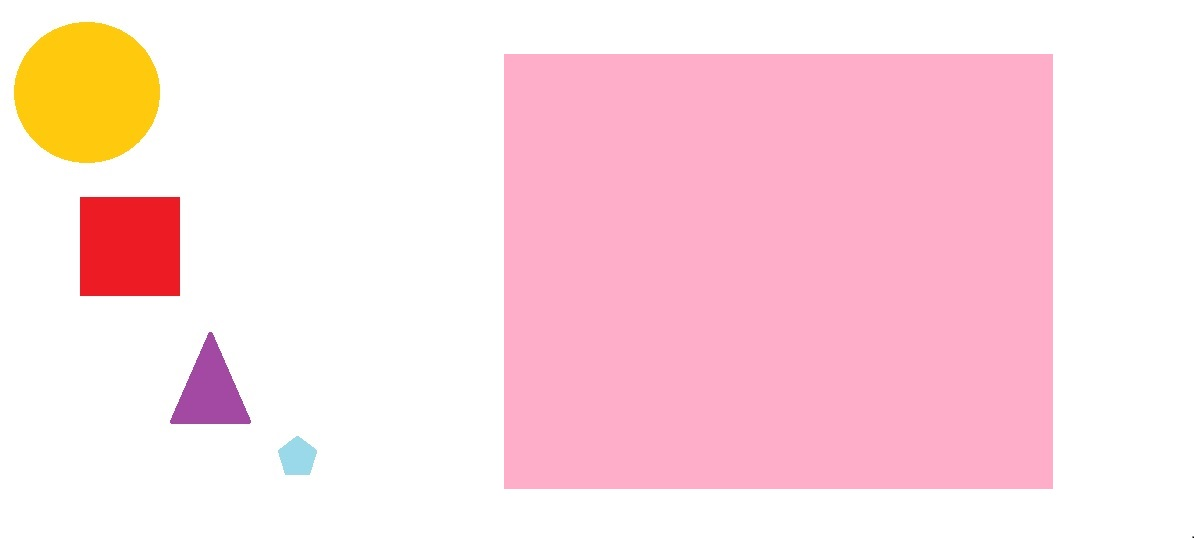
#> input picture files/images/cont.jpg, 1195 x 538 px
$ python 16_sort_contour.py   (older library calls are emulated)
#> lines starting #> are read from the running program, lines starting #| are printed output that depends on the picture; after the words box and inside, x2 and y2 are one past the last pixel; in counts of white or black regions, pixels touching at a corner belong together
import cv2
import numpy as np

image=cv2.imread('images/cont.jpg')
#> image is the input picture: shape (538, 1195, 3); mean B, G, R 224.8, 218.8, 253.4
cv2.imshow('original',image)
cv2.waitKey()

height,width=image.shape[:2]
#> height = 538; width = 1195

blank_image=np.zeros( (height,width , 3) )

original_image=image

gray=cv2.cvtColor(image,cv2.COLOR_BGR2GRAY)
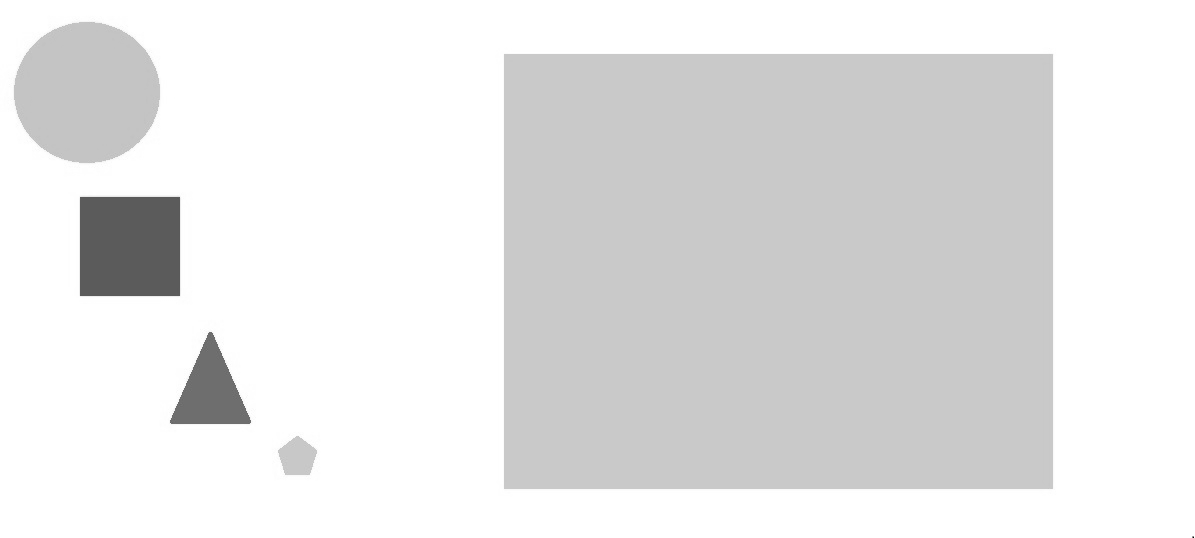
#> gray: shape (538, 1195); min 0, max 255, mean 229.9

edged=cv2.Canny(gray,50,200)
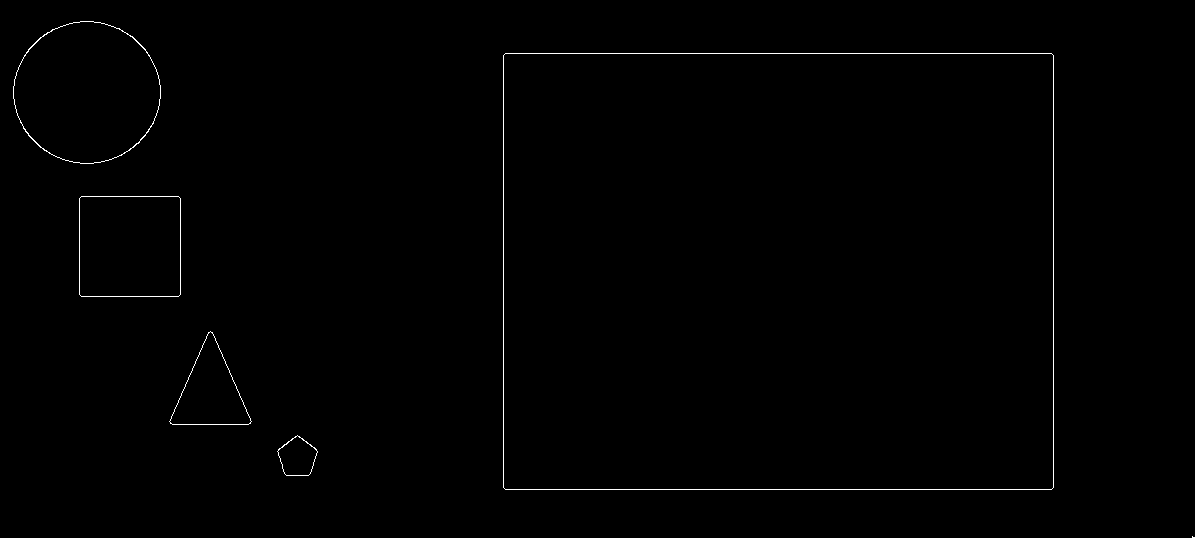
#> edged: shape (538, 1195); 0.51% white in thin lines or dots
cv2.imshow('canny edges',edged)
cv2.waitKey()

_,contours,_=cv2.findContours(edged,cv2.RETR_EXTERNAL,cv2.CHAIN_APPROX_SIMPLE)
#> contours = 6 contours, 1 with area under 20; largest, box (x1, y1, x2, y2) and area: (503, 53, 1054, 490) 239792, (13, 21, 161, 164) 16256, (79, 196, 181, 297) 10092, (169, 331, 252, 425) 4038, (277, 435, 318, 476) 1119
print('no of contours found ' + str(len(contours)) )
#| no of contours found 6

cv2.drawContours(blank_image,contours,-1,(0,255,0),3)
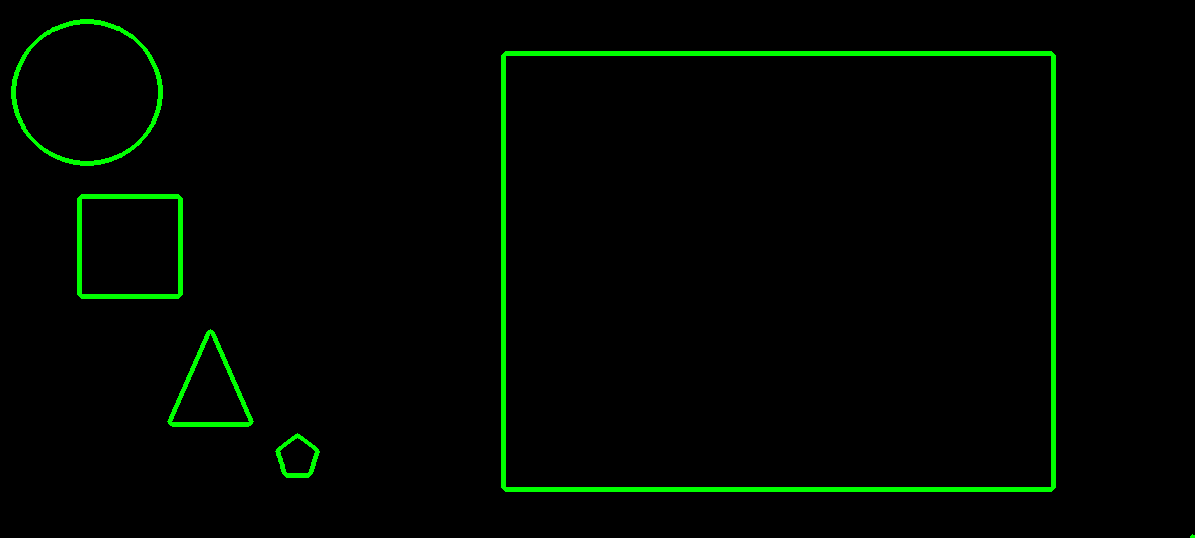
#> blank_image: shape (538, 1195, 3) float64; mean of channels 0, 1, 2 0, 6.2, 0; drawn as B, G, R
cv2.imshow('all contours over black bg',blank_image)
cv2.waitKey()

cv2.drawContours(image,contours,-1,(0,255,0),3)
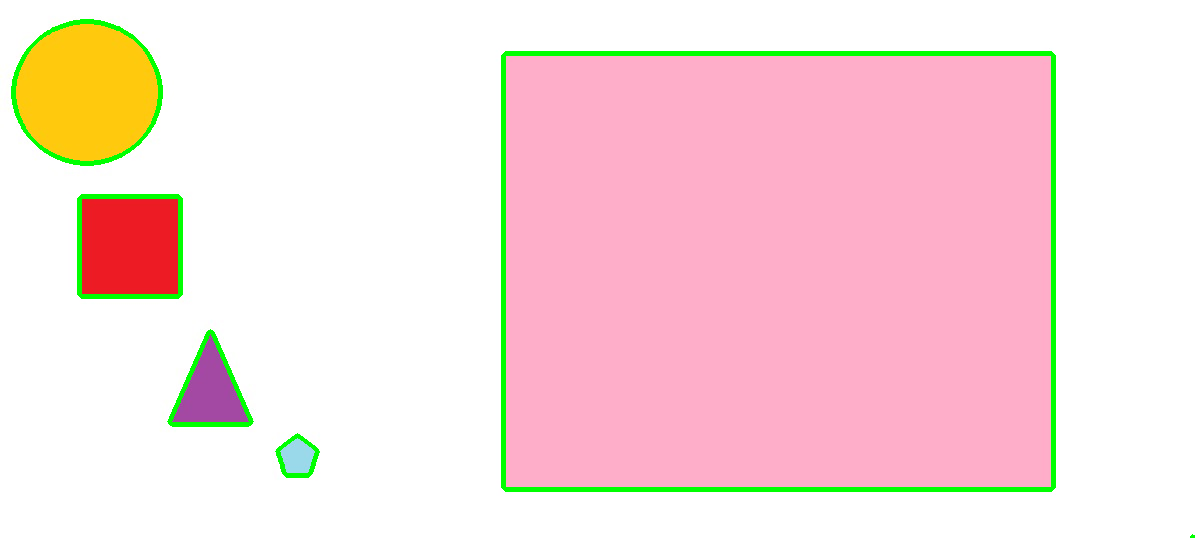
#> image: shape (538, 1195, 3); 2.45% of pixels changed, all inside (x1, y1, x2, y2) = (11, 19, 1195, 538)
cv2.imshow('all contours over original bg',image)
cv2.waitKey()

sorted_contours=sorted(contours,key=cv2.contourArea,reverse=True)
#> sorted_contours has the same summary as contours

for c in sorted_contours:
    cv2.drawContours(original_image,[c],-1,(255,0,0),3)
    cv2.waitKey()
    cv2.imshow('contours by size',original_image)
#> this loop made 6 passes
#> c on pass 6: [[1192, 536], [1192, 537], [1194, 537], [1193, 537]]
#> pass 1, `cv2.imshow('contours by size',original_image)`:
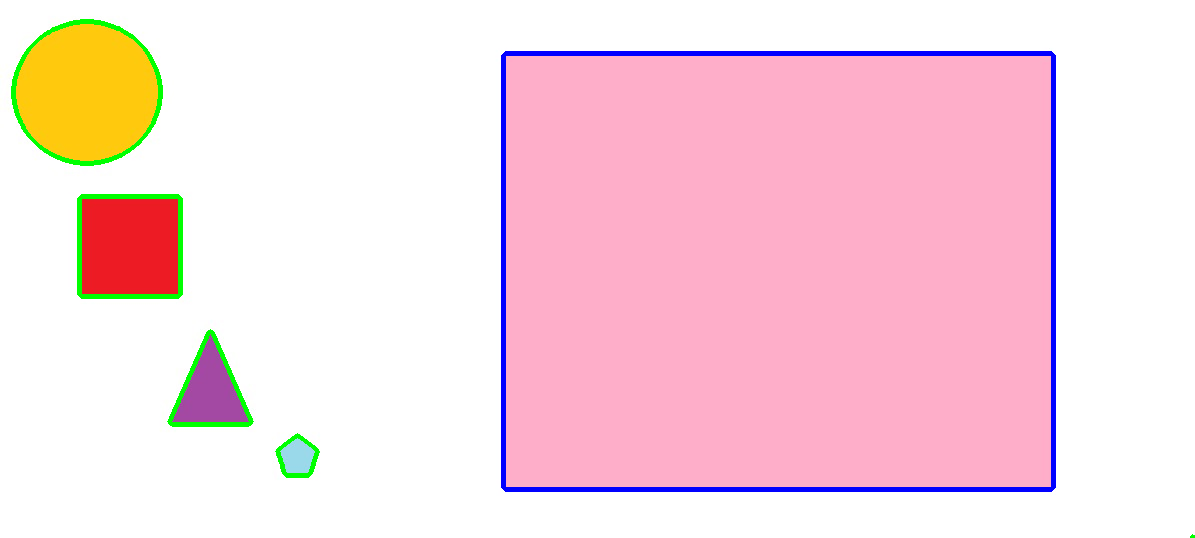
#> window 'contours by size': shape (538, 1195, 3); mean B, G, R 223.6, 216, 247.5
#> pass 2, `cv2.imshow('contours by size',original_image)`:
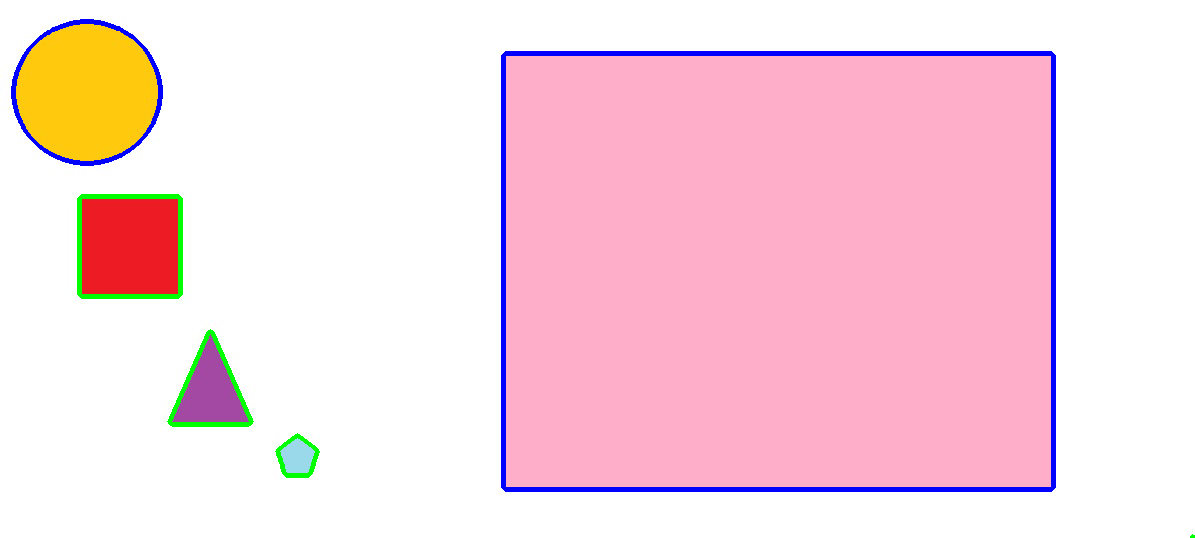
#> window 'contours by size': shape (538, 1195, 3); mean B, G, R 224.4, 215.2, 247.5
#> after the loop:
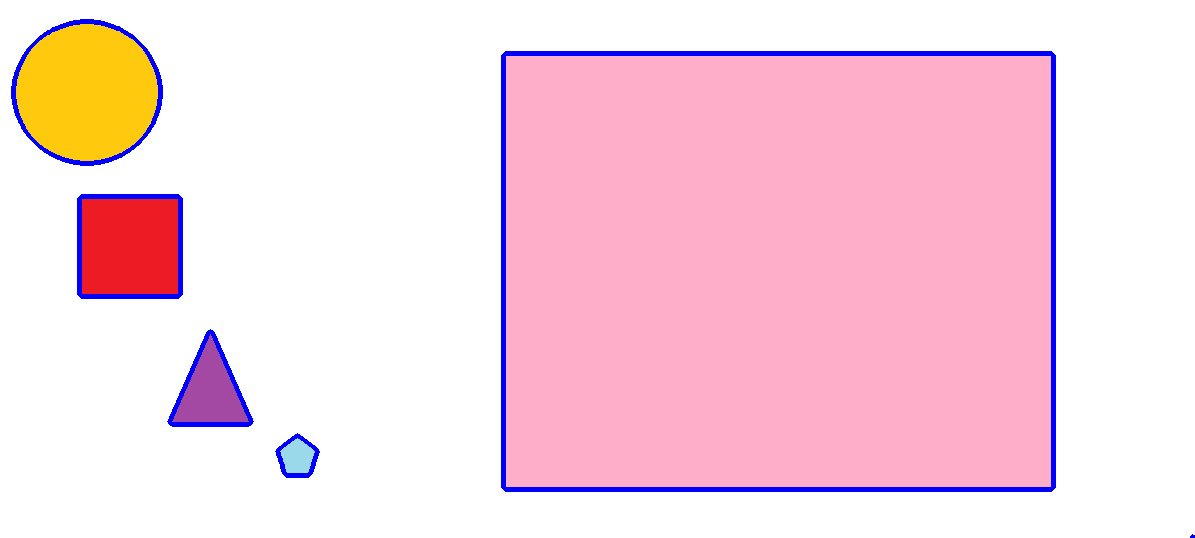
#> original_image: shape (538, 1195, 3); 2.45% of pixels changed, all inside (x1, y1, x2, y2) = (11, 19, 1195, 538)

cv2.waitKey()
cv2.destroyAllWindows()

$ run again, with files/images/blobs.jpg copied over files/images/cont.jpg
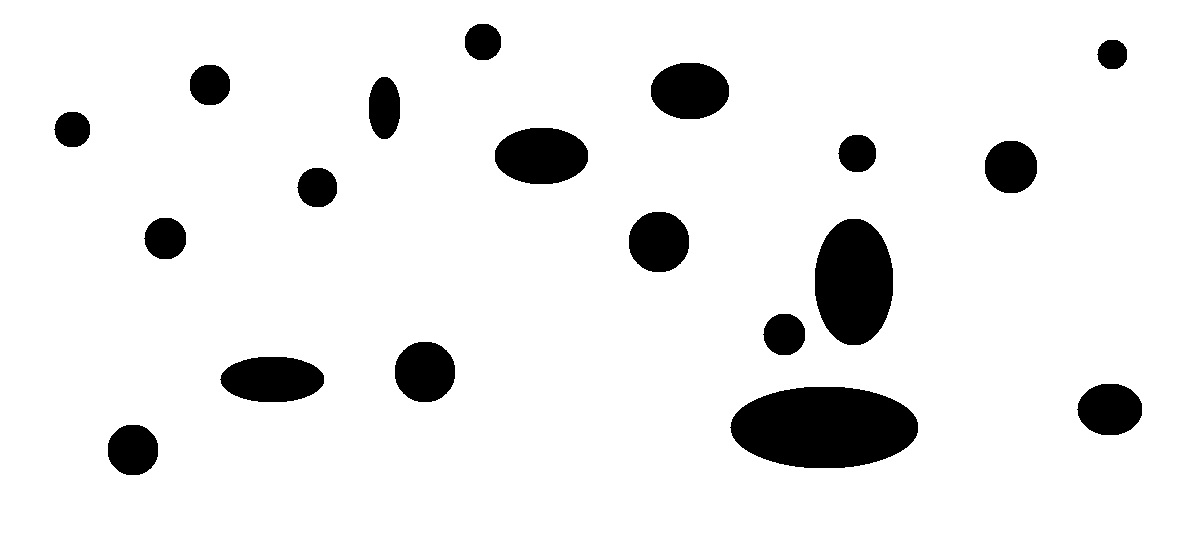
#> input picture files/images/blobs.jpg, 1195 x 538 px
#> image is the input picture: shape (538, 1195, 3); min 0, max 255, mean 233.3
#> `edged=cv2.Canny(gray,50,200)`:
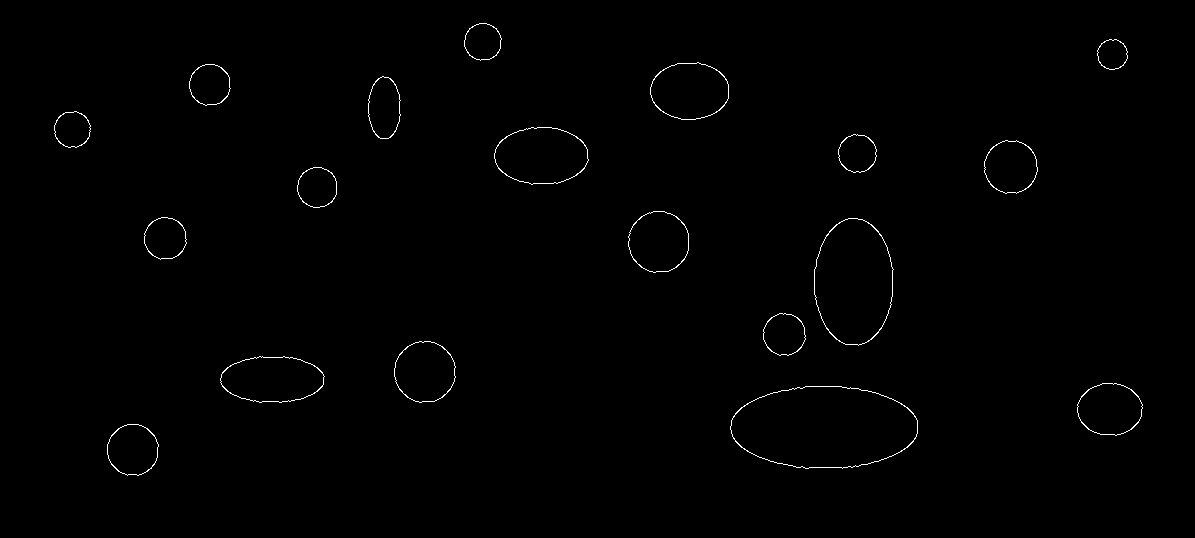
#> edged: shape (538, 1195); 0.56% white in thin lines or dots, all inside (x1, y1, x2, y2) = (54, 23, 1143, 476)
#> contours = 19 contours; largest, box (x1, y1, x2, y2) and area: (730, 386, 918, 469) 12090, (814, 218, 894, 346) 7852, (494, 127, 589, 185) 4187, (220, 356, 325, 403) 3721, (650, 62, 729, 120) 3514
#| no of contours found 19
#> image: shape (538, 1195, 3); 2.48% of pixels changed, all inside (x1, y1, x2, y2) = (52, 21, 1145, 478)
#> sorted_contours has the same summary as contours
#> the loop `for c in sorted_contours:` made 19 passes
#> after the loop `for c in sorted_contours:`:
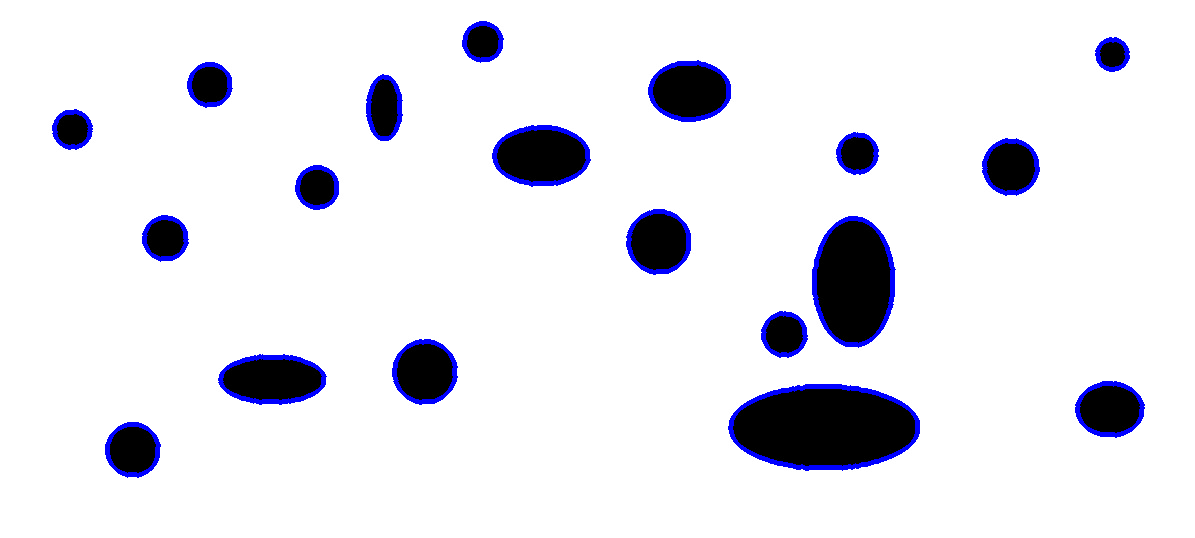
#> original_image: shape (538, 1195, 3); 2.48% of pixels changed, all inside (x1, y1, x2, y2) = (52, 21, 1145, 478)

$ run again, with files/images/chess.jpg copied over files/images/cont.jpg
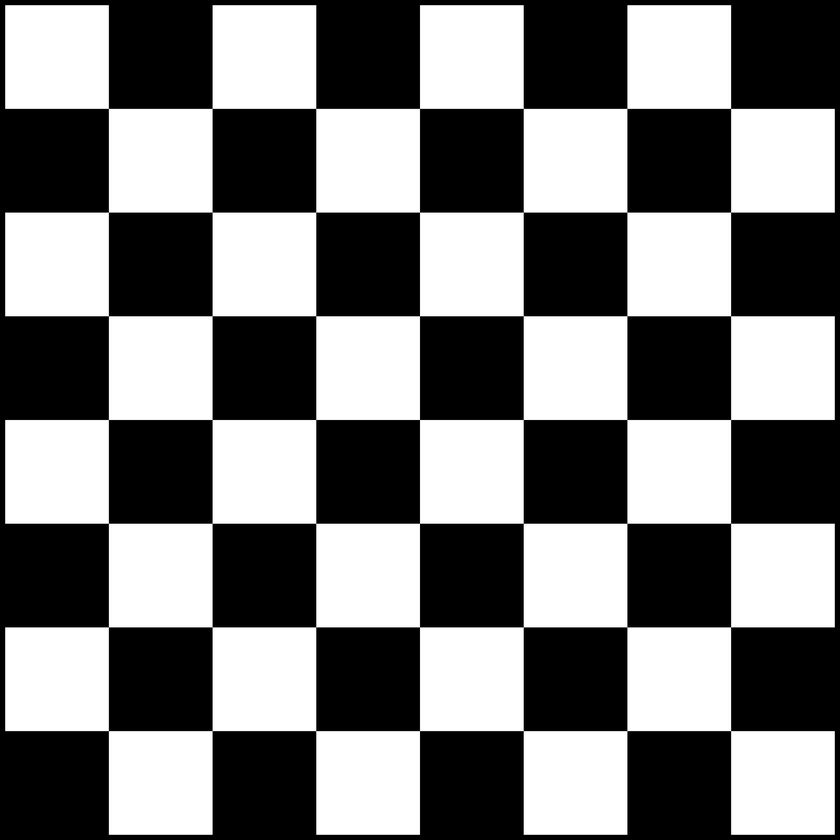
#> input picture files/images/chess.jpg, 840 x 840 px, shrunk from 2000 x 2000 before the run
#> image is the input picture: shape (840, 840, 3); min 0, max 255, mean 124.4
#> `edged=cv2.Canny(gray,50,200)`:
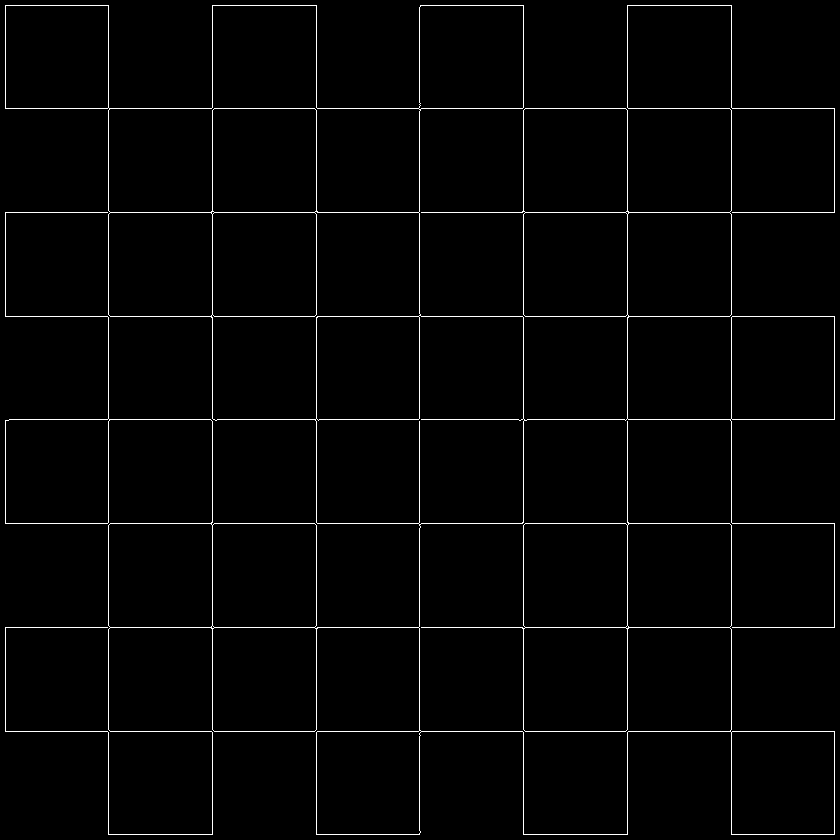
#> edged: shape (840, 840); 1.9% white in thin lines or dots
#> contours = 1 contour; box (x1, y1, x2, y2) and area: (5, 5, 835, 835) 290145
#| no of contours found 1
#> image: shape (840, 840, 3); 7.72% of pixels changed, all inside (x1, y1, x2, y2) = (3, 3, 837, 837)
#> sorted_contours has the same summary as contours
#> the loop `for c in sorted_contours:` made 1 pass
#> pass 1, `cv2.imshow('contours by size',original_image)`:
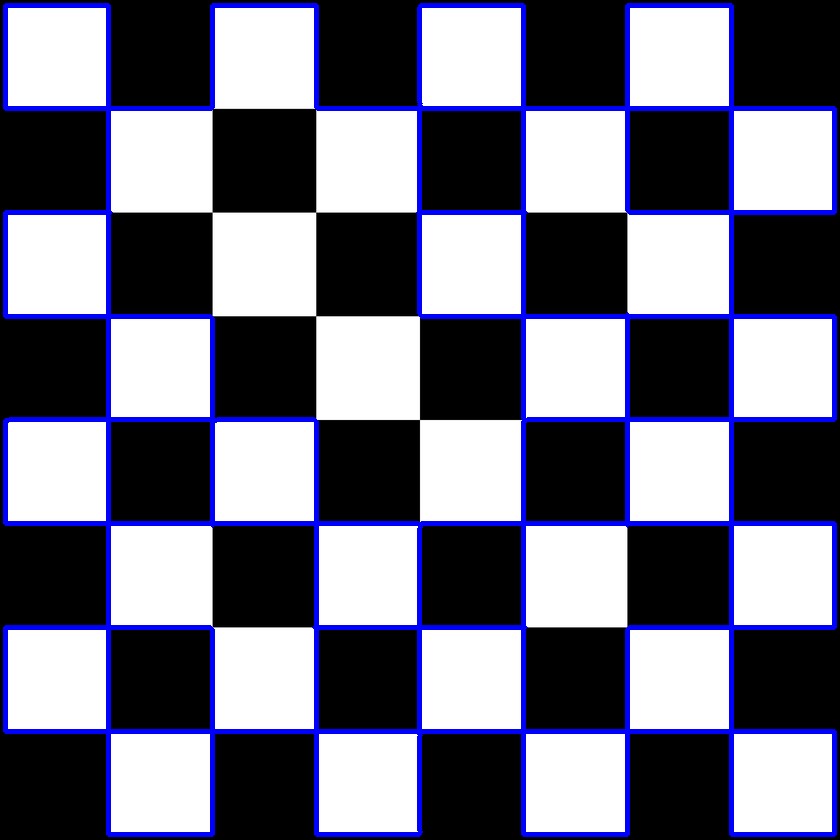
#> window 'contours by size': shape (840, 840, 3); mean B, G, R 134.1, 114.4, 114.4
